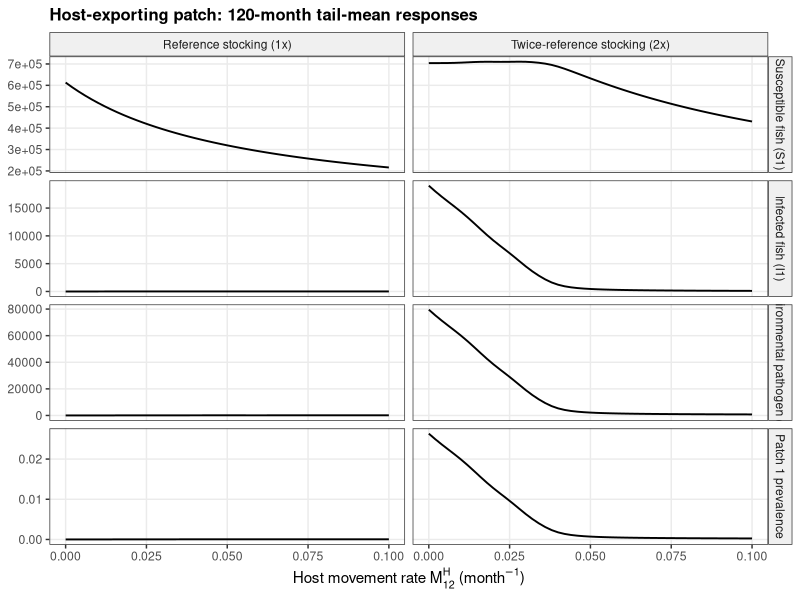
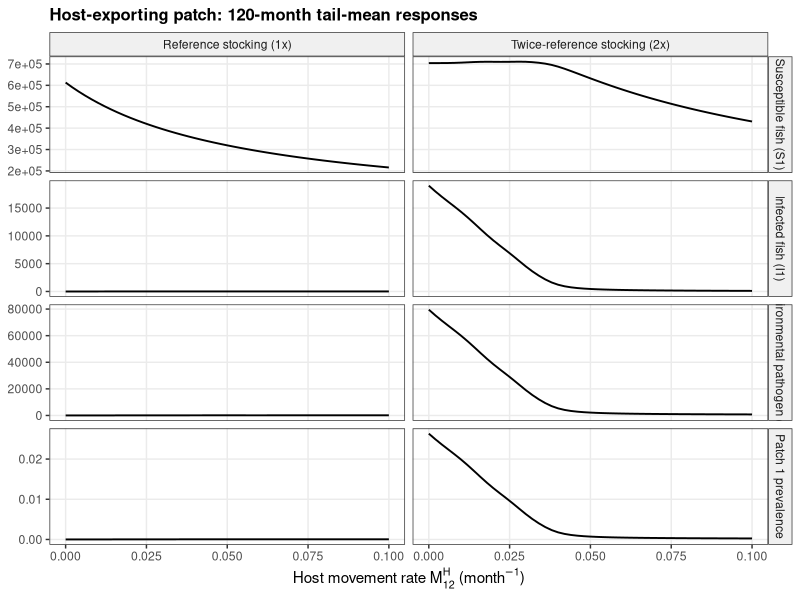

Reproduce these figures in R, in order.
# Appendix Figure 6: mechanistic responses of the host-exporting patch
# MATCHES original R script: 120 months, dt=0.1, final 10% tail means.
# Reproducible two-patch ISA model, using deSolve and ggplot2.
# Install once if needed: install.packages(c('deSolve','ggplot2','dplyr','tidyr'))

library(deSolve)
library(ggplot2)
library(dplyr)
library(tidyr)

cycle_months <- 24
Lambda_ref <- mean(c(493233, 1108106)) / cycle_months
mu_ref <- 0.0127
h_ref <- 1 / cycle_months
beta_ref <- mean(c(1e-8, 1e-6))
alpha_ref <- 1.43
V_effect <- 20000
chi_ref <- mean(c(1e4, 1e6)) / V_effect
delta_ref <- mean(c(1.5, 10.5))
MP12_ref <- 0.05
MP21_ref <- 0.01
MH21_ref <- 0

# Full system. Rates are per month; P_i is environmental concentration.
isa_two_patch <- function(t, state, pars) {
  with(as.list(c(state, pars)), {
    dS1 <- Lambda1 - beta1*S1*P1 - (mu1+h1)*S1 - MH12*S1 + MH21*S2
    dI1 <- beta1*S1*P1 - (alpha1+mu1+h1)*I1 - MH12*I1 + MH21*I2
    dP1 <- chi1*I1 - delta1*P1 - MP12*P1 + MP21*P2
    dS2 <- Lambda2 - beta2*S2*P2 - (mu2+h2)*S2 + MH12*S1 - MH21*S2
    dI2 <- beta2*S2*P2 - (alpha2+mu2+h2)*I2 + MH12*I1 - MH21*I2
    dP2 <- chi2*I2 - delta2*P2 + MP12*P1 - MP21*P2
    list(c(dS1,dI1,dP1,dS2,dI2,dP2))
  })
}

initial_state <- c(S1=1e6, I1=100, P1=1e5,
                   S2=1e6, I2=10, P2=1e4)

make_parameters <- function(stock_ratio, host_movement) {
  c(Lambda1=Lambda_ref*stock_ratio, Lambda2=Lambda_ref*stock_ratio,
    mu1=mu_ref, mu2=mu_ref, h1=h_ref, h2=h_ref,
    beta1=beta_ref, beta2=beta_ref,
    alpha1=alpha_ref, alpha2=alpha_ref,
    chi1=chi_ref, chi2=chi_ref,
    delta1=delta_ref, delta2=delta_ref,
    MP12=MP12_ref, MP21=MP21_ref,
    MH12=host_movement, MH21=MH21_ref)
}

# Match the original manuscript: 120 months, output every 0.1 month,
# and the mean of the final 10% of saved observations.
movement_grid <- seq(0, 0.10, length.out = 51)
stock_ratios <- c(1, 2)
t_end <- 120
dt <- 0.1
time_points <- seq(0, t_end, by = dt)

tail_mean_original <- function(x, fraction = 0.1) {
  k <- max(1, ceiling(length(x) * fraction))
  mean(tail(x, k), na.rm = TRUE)
}

run_case <- function(stock_ratio, host_movement) {
  pars <- make_parameters(stock_ratio, host_movement)
  sol <- as.data.frame(ode(y = initial_state, times = time_points,
                           func = isa_two_patch, parms = pars,
                           method = 'lsoda'))
  sol$prev1 <- sol$I1 / (sol$S1 + sol$I1)
  sol$prev2 <- sol$I2 / (sol$S2 + sol$I2)
  sol$prev_total <- (sol$I1 + sol$I2) /
                    (sol$S1 + sol$I1 + sol$S2 + sol$I2)
  data.frame(stock_ratio = stock_ratio, MH12 = host_movement,
             S1 = tail_mean_original(sol$S1),
             I1 = tail_mean_original(sol$I1),
             P1 = tail_mean_original(sol$P1),
             prev1 = tail_mean_original(sol$prev1),
             prev2 = tail_mean_original(sol$prev2),
             prev_total = tail_mean_original(sol$prev_total),
             S1_final = tail(sol$S1, 1),
             I1_final = tail(sol$I1, 1),
             P1_final = tail(sol$P1, 1),
             prev1_final = tail(sol$prev1, 1))
}

cases <- expand.grid(stock_ratio = stock_ratios, MH12 = movement_grid)
results <- bind_rows(lapply(seq_len(nrow(cases)), function(i) {
  run_case(cases$stock_ratio[i], cases$MH12[i])
}))
write.csv(results, 'appendix_figure6_values.csv', row.names = FALSE)

cat('Selected movement rates and 120-month tail-mean prevalence:\n')
print(results %>% filter(abs(MH12 - 0.05) < 1e-8 |
                         abs(MH12 - 0.10) < 1e-8) %>%
      select(stock_ratio, MH12, S1, I1, P1, prev1, prev1_final),
      row.names = FALSE)

# Verify exact reference inputs against the user's original script.
stopifnot(abs(Lambda_ref - mean(c(493233, 1108106))/24) < 1e-10,
          MP12_ref == 0.05, MP21_ref == 0.01,
          all(stock_ratios == c(1,2)),
          length(movement_grid) == 51,
          t_end == 120, dt == 0.1)

plot_data <- results %>%
  mutate(Stocking=factor(stock_ratio, levels=c(1,2),
                         labels=c('Reference stocking (1x)',
                                  'Twice-reference stocking (2x)'))) %>%
  pivot_longer(cols=c(S1,I1,P1,prev1),
               names_to='variable',values_to='value') %>%
  mutate(variable=factor(variable,levels=c('S1','I1','P1','prev1'),
                         labels=c('Susceptible fish (S1)',
                                  'Infected fish (I1)',
                                  'Environmental pathogen (P1)',
                                  'Patch 1 prevalence')))

p <- ggplot(plot_data,aes(x=MH12,y=value)) +
  geom_line(linewidth=0.65,color='black') +
  facet_grid(variable~Stocking,scales='free_y') +
  scale_x_continuous(breaks=seq(0,0.1,0.025)) +
  labs(x=expression('Host movement rate '*M[12]^H*' (month'^-1*')'),
       y=NULL,
       title='Host-exporting patch: 120-month tail-mean responses') +
  theme_bw(base_size=11) +
  theme(panel.grid.minor=element_blank(),
        strip.background=element_rect(fill='grey94'),
        plot.title=element_text(face='bold',size=12))

ggsave('appendix_patch1_mechanism.png',p,width=10,height=10,dpi=350)
ggsave('appendix_patch1_mechanism.pdf',p,width=10,height=10)
cat('\nFiles created: appendix_patch1_mechanism.png, .pdf, and appendix_figure6_values.csv\n')
